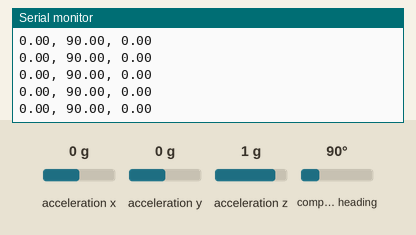
This program was run on a simulated ESP8266 (NodeMCU). On the bench: the last lines printed to the serial monitor. The inputs (shaded band) are chosen by the test bench; at power-on: acceleration x 0 g, acceleration y 0 g, acceleration z 1 g, compass heading 90°. WiFi joins after 1.5 s; servers stay silent unless stated.

Above: at 4.2 s.
4.3 s: acceleration x set to -1.4 g
At 4.8 s:
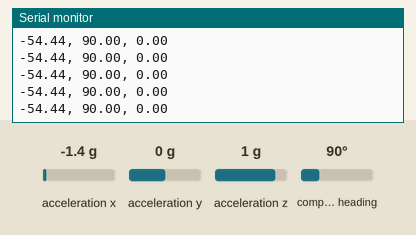
5.8 s: acceleration y set to -1.4 g
At 6.4 s:
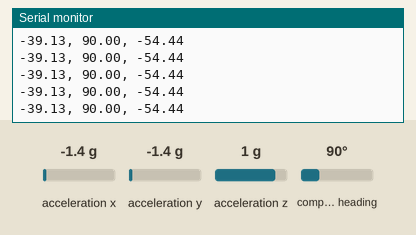
7.3 s: acceleration z set to -1.4 g
Timing chart, 0 to 7.7 s (numbered marks = the images above; inputs shaded):
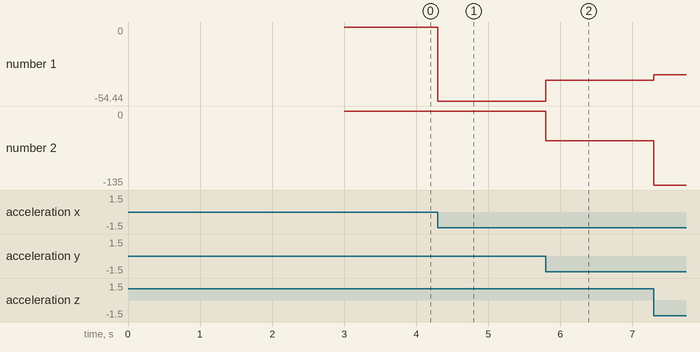

The program:

main.cpp
```cpp
#include <ESP8266WiFi.h>
#include <WebSocketsServer.h>
#include <Wire.h>
#include <Adafruit_Sensor.h>
#include <Adafruit_BNO055.h>
#include <utility/imumaths.h>

// Replace with your network credentials
const char* ssid = "network 42";
const char* password = "12345678";

Adafruit_BNO055 bno = Adafruit_BNO055(55, 0x29);

WebSocketsServer webSocket = WebSocketsServer(8765);

void webSocketEvent(uint8_t num, WStype_t type, uint8_t * payload, size_t length) {
  // Handle WebSocket event
}

void setup() {
  Serial.begin(115200);

  // Initialize BNO055 sensor
  if (!bno.begin())
  {
    /* There was a problem detecting the BNO055 ... check your connections */
    Serial.print("Ooops, no BNO055 detected ... Check your wiring or I2C ADDR!");
    while (1);
  }

  delay(1000);

  // Connect to Wi-Fi
  WiFi.begin(ssid, password);
  while (WiFi.status() != WL_CONNECTED) {
    delay(1000);
    Serial.println("Connecting to WiFi...");
  }
  Serial.println(WiFi.localIP());

  webSocket.begin();
  webSocket.onEvent(webSocketEvent);
}

void loop() {
  webSocket.loop();  // Handle WebSocket connections

  // Get orientation data from the BNO055 sensor
  sensors_event_t orientationData;
  bno.getEvent(&orientationData, Adafruit_BNO055::VECTOR_EULER);

  String x = String( orientationData.orientation.x);
  String y = String( orientationData.orientation.y);
  String z = String(-orientationData.orientation.z);

  // Convert the orientation data to a JSON string
  String message = y + ", " + x + ", " + z;

  // Send the JSON string to the WebSocket client
  webSocket.broadcastTXT(message);

  Serial.println(message);

  //delay(1000);  // Wait a second before getting the next sensor reading
}
```

Measured:
- after the input at 4.3 s, the serial monitor: prints a new line at once (image 1)
- after the input at 5.8 s, the serial monitor: prints a new line at once (image 2)
- plotted number 1: 0 → -54.44 after the input at 4.3 s, -54.44 → -39.13 after the input at 5.8 s, -39.13 → -35.25 after the input at 7.3 s
- plotted number 2: -54.44 → -135 after the input at 7.3 s
